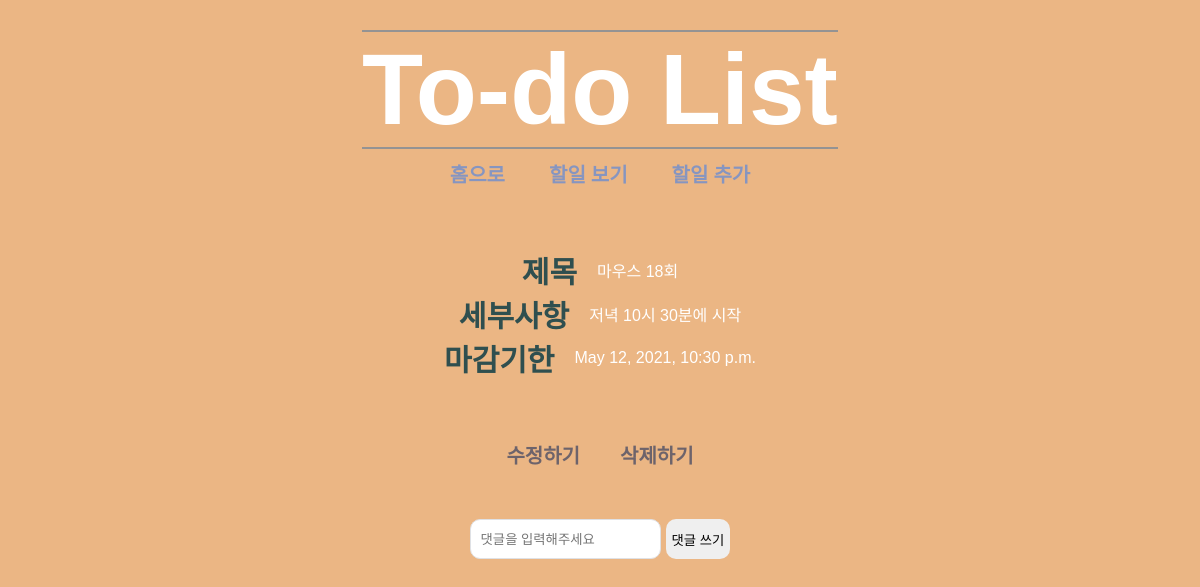
/detail/3, run on the app's committed database.
### app/models.py (models this page shows, shortened)
class List(models.Model):
    title = models.CharField(max_length=200)
    content = models.TextField()
    deadline = models.DateTimeField(null=True, blank=True)

### app/views.py (the view, shortened to what this page needs)
# urls.py: path('detail/<int:list_pk>', views.detail, name="detail"),
def detail(request, list_pk):
    list = List.objects.get(pk=list_pk)
    return render(request, 'detail.html', {'list': list})

### app/templates/detail.html (shortened to what this page needs)
{% extends 'base.html' %}
{% block css %}
{% load static %}
<link rel="stylesheet" type="text/css" href="{% static 'detail.css' %}">
{% endblock %}
{% block pages %}
<div class="three-contents">
    <div class="title">
        <h2>제목</h2>
        <p>{{ list.title }}</p>
    </div>
    <div class="content">
        <h2>세부사항</h2>
        <p>{{ list.content }}</p>
    </div>
    <div class="deadline">
        <h2>마감기한</h2>
        <p>{{ list.deadline }}</p>
    </div>
</div>
<div class="three-links">
    <a href="{% url 'edit' list.pk %}">수정하기</a>
    <a href="{% url 'delete' list.pk %}">삭제하기</a>
</div>
<div class="comment">
    <form method="POST">
        <input type="text" name="content" placeholder="댓글을 입력해주세요">
        <button type="submit">댓글 쓰기</button>
    </form>
</div>
{% endblock %}

### app/static/base.css (style rules this page uses)
* { box-sizing: border-box; margin: 0; }
body { background-color: rgb(235, 182, 132); }

### app/static/detail.css (style rules this page uses)
.three-contents { display: flex; flex-direction: column; align-items: center; padding: 30px; }
.title { display: flex; align-items: center; }
.content { display: flex; align-items: center; }
.deadline { display: flex; align-items: center; }
h2 { font-family: 'Franklin Gothic Medium', 'Arial Narrow', Arial, sans-serif; font-size: 30px; color: darkslategrey; padding-right: 20px; }
p { font-family: 'Franklin Gothic Medium', 'Arial Narrow', Arial, sans-serif; color: white; }
.three-links { padding: 30px 0; display: flex; justify-content: center; }
a { text-decoration: none; font-weight: bold; font-size: 20px; color: rgba(52, 63, 95, 0.692); margin: 0 20px; }
.comment { width: 100%; display: flex; flex-direction: column; width: 500px; align-items: center; justify-content: center; }
.comment form { margin-top: 20px; width: 100%; display: flex; align-items: center; justify-content: center; }
.comment form > input { margin-right: 5px; box-sizing: border-box; border: 1px solid #dfe1e5; height: 40px; border-radius: 10px; padding-left: 10px; }
.comment form > button { box-sizing: border-box; border:none; height: 40px; border-radius: 10px; }

### data on the page
List: title "마우스 18회", content "저녁 10시 30분에 시작", deadline "May 12, 2021, 10:30 p.m."
